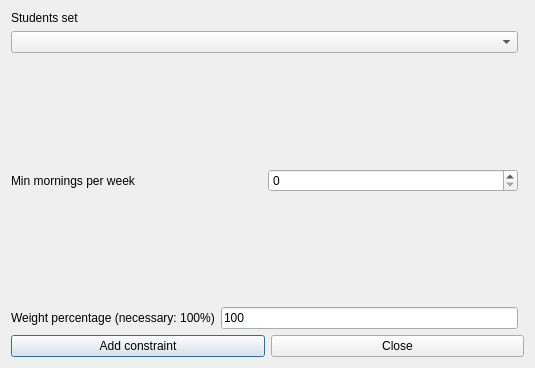
<?xml version="1.0" encoding="UTF-8"?>
<ui version="4.0">
 <class>AddConstraintStudentsSetMinMorningsPerWeekForm_template</class>
 <widget class="QDialog" name="AddConstraintStudentsSetMinMorningsPerWeekForm_template">
  <property name="geometry">
   <rect>
    <x>0</x>
    <y>0</y>
    <width>535</width>
    <height>368</height>
   </rect>
  </property>
  <property name="windowTitle">
   <string extracomment="This is the title of the dialog to add a new constraint of this type">Add students set min mornings per week</string>
  </property>
  <layout class="QGridLayout">
   <item row="5" column="0" colspan="2">
    <layout class="QHBoxLayout">
     <item>
      <widget class="QPushButton" name="addConstraintPushButton">
       <property name="text">
        <string>Add constraint</string>
       </property>
      </widget>
     </item>
     <item>
      <widget class="QPushButton" name="closePushButton">
       <property name="text">
        <string>Close</string>
       </property>
      </widget>
     </item>
    </layout>
   </item>
   <item row="4" column="0">
    <layout class="QHBoxLayout">
     <item>
      <widget class="QLabel" name="weightTextLabel">
       <property name="frameShape">
        <enum>QFrame::NoFrame</enum>
       </property>
       <property name="frameShadow">
        <enum>QFrame::Plain</enum>
       </property>
       <property name="text">
        <string>Weight percentage (necessary: 100%)</string>
       </property>
       <property name="wordWrap">
        <bool>false</bool>
       </property>
      </widget>
     </item>
     <item>
      <widget class="QLineEdit" name="weightLineEdit">
       <property name="text">
        <string notr="true">100</string>
       </property>
      </widget>
     </item>
    </layout>
   </item>
   <item row="2" column="0">
    <layout class="QHBoxLayout">
     <item>
      <widget class="QLabel" name="minMorningsTextLabel">
       <property name="frameShape">
        <enum>QFrame::NoFrame</enum>
       </property>
       <property name="frameShadow">
        <enum>QFrame::Plain</enum>
       </property>
       <property name="text">
        <string>Min mornings per week</string>
       </property>
       <property name="wordWrap">
        <bool>false</bool>
       </property>
      </widget>
     </item>
     <item>
      <widget class="QSpinBox" name="minMorningsSpinBox"/>
     </item>
    </layout>
   </item>
   <item row="3" column="0">
    <spacer name="spacer1">
     <property name="orientation">
      <enum>Qt::Vertical</enum>
     </property>
     <property name="sizeType">
      <enum>QSizePolicy::Expanding</enum>
     </property>
     <property name="sizeHint" stdset="0">
      <size>
       <width>20</width>
       <height>31</height>
      </size>
     </property>
    </spacer>
   </item>
   <item row="1" column="0">
    <spacer name="spacer1_3">
     <property name="orientation">
      <enum>Qt::Vertical</enum>
     </property>
     <property name="sizeType">
      <enum>QSizePolicy::Expanding</enum>
     </property>
     <property name="sizeHint" stdset="0">
      <size>
       <width>20</width>
       <height>31</height>
      </size>
     </property>
    </spacer>
   </item>
   <item row="0" column="0">
    <layout class="QVBoxLayout">
     <item>
      <widget class="QLabel" name="studentsTextLabel">
       <property name="frameShape">
        <enum>QFrame::NoFrame</enum>
       </property>
       <property name="frameShadow">
        <enum>QFrame::Plain</enum>
       </property>
       <property name="text">
        <string>Students set</string>
       </property>
       <property name="wordWrap">
        <bool>false</bool>
       </property>
      </widget>
     </item>
     <item>
      <widget class="QComboBox" name="studentsComboBox">
       <property name="editable">
        <bool>false</bool>
       </property>
       <property name="insertPolicy">
        <enum>QComboBox::NoInsert</enum>
       </property>
       <property name="duplicatesEnabled">
        <bool>false</bool>
       </property>
      </widget>
     </item>
    </layout>
   </item>
  </layout>
 </widget>
 <layoutdefault spacing="6" margin="11"/>
 <resources/>
 <connections/>
</ui>
